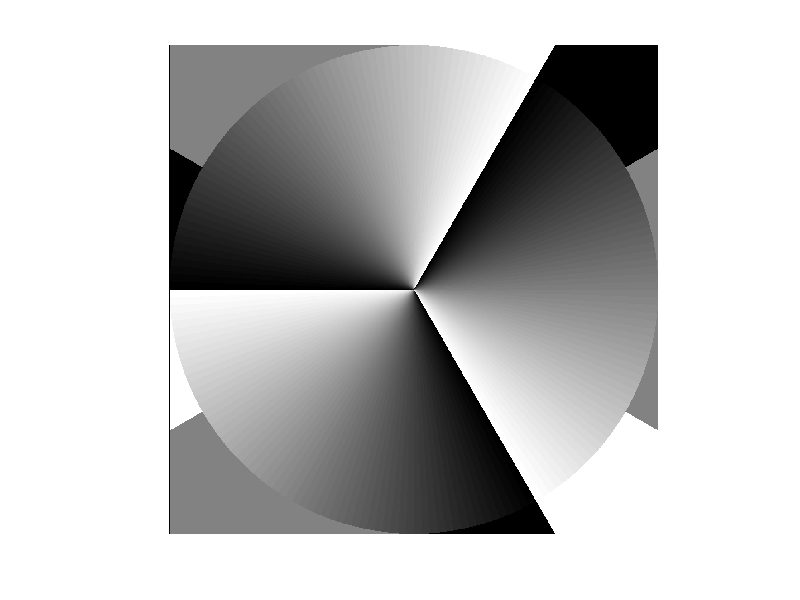

Write MATLAB code to recreate this figure. (Note: this script raises an error after producing the figure.)
%%%Full path calculation of light propagation
%%%
%%%%unit: um

clear all;
clc;

global lamda k n1 NA fo
lamda=800e-3;                                                               % wavelength
k=2*pi/lamda;                                                               % propagation (wave) constant free space
n1 = 1.514;                                                                 % refractive index of oil-immersion objective lens
NA = 1.4;                                                                   % numerical aperture of the objective
Mo = 100;                                                                   % magnification of the lens
F = 180e3;                                                                  % tube length
fo=F./Mo;                                                                   % objective focal length (F=tube Length, M=magnification)
R=fo.*NA./n1;                                                               % objective back aperture (radius)

my0=1080;                                                                   
mx0=1080;                                                                   % resolution of the input plane
pixel0=8;                                                                   % pixel size
L0=(mx0-1)*pixel0;                                                          % dimension of input plane
[xx,yy]=meshgrid(-(my0-1)/2:(my0-1)/2,-(my0-1)/2:(my0-1)/2);
Aperture=sign(1-sign(xx.^2+yy.^2-((my0-1)./2).^2));                         % circular aperture
A0=Aperture;
% %%%%%%%%%%%%%%%%%%%%%%%%%%%%%                                             % here define the input phase profile, e.g. a hologram or a continuous phase 
% g=double(imread('CGHEE1080.bmp'));g=g./255.*2.*pi;                        % hologram 
g=3.*atan2(yy,xx);
g=A0.*exp(1i.*g);                                                           % 3-fold helical vortex
figure
imshow(angle(g),[]);
%%%%%%%%%%%%%%%%%%%%%%%%%%%%%%%%%%%%%%%%%%%%%%%%%%%%%%%%%%%%%%%%%%%%%%%%%%%%% calculate the light after propagation d
d=600e3;                                                                    % propagation distance
L=4*L0;                                                                     % desired dimension of imaging plane
x1start=-L./2;                                                              % start positon x
x1end=L./2;                                                                 % end position x
y1start=-L./2;                                                              % start positon y
y1end=L./2;                                                                 % end position y
mx1=1080;                                                                   % desired resolution of imaging plane
my1=1080;
%%%%%%%%%%%%%%%%%%%%%%%%%%%%%%%%%%%%%%%%%%%%%%%%%%%%
[g1,pixel1]=Scalar_Bluestein(g,mx0,my0,pixel0,d,x1start,x1end,y1start,y1end,mx1,my1);
%%%%%%%%%%%%%%%%%%%%%%%%%%%%%%%%%%%%%%%%%%%%%%%%%%%%
x1=linspace(x1start,x1end,mx1); 
y1=linspace(y1start,y1end,my1);
[x1,y1]=meshgrid(x1,y1); 
% figure
% surf(x1,y1,abs(g1).^2), axis equal, axis tight, view([0, 270]), colorbar, shading interp;
%%%%%%%%%%%%%%%%%%%%%%%%%%%%%%%%%%%%%%%%%%%%%%%%%%%%%%%%%%%%%%%%%%%%%%%%%%%%%%

%%%%%%%%%%%%%%%%%%%%%%%%%%%%%%%%%%%%%%%%%%%%%%%%%%%%%%%%%%%%%%%%%%%%%%%%%%%%% propagation through a lens
f=600e3;                                                                    % lens focal lenght 600mm
g1=g1.*exp(-1i.*k./2./f.*(x1.^2+y1.^2));                                    % transmittance function 
%%%%%%%%%%%%%%%%%%%%%%%%%%%%%%%%%%%%%%%%%%%%%%%%%%%%%%%%%%%%%%%%%%%%%%%%%%%%%%%calculate the light after propagation d
d=800e3;
L=2.*L0;
x2start=-L./2;
x2end=L./2;
y2start=-L./2;
y2end=L./2;
mx2=1080;
my2=1080;
%%%%%%%%%%%%%%%%%%%%%%%%%%%%%%%%%%%%%%%%%%%%%%%%%%%%
[g1,pixel2]=Scalar_Bluestein(g1,mx1,my1,pixel1,d,x2start,x2end,y2start,y2end,mx2,my2);
%%%%%%%%%%%%%%%%%%%%%%%%%%%%%%%%%%%%%%%%%%%%%%%%%%%%
x2=linspace(x2start,x2end,mx2); 
y2=linspace(y2start,y2end,my2); 
[x2,y2]=meshgrid(x2,y2); 
% figure
% surf(x2,y2,abs(g1).^2), axis equal, axis tight, view([0, 270]), colorbar, shading interp;
% figure
% imshow(angle(g1),[]);
%%%%%%%%%%%%%%%%%%%%%%%%%%%%%%%%%%%%%%%%%%%%%%%%%%%%%%%%%%%%%%%%%%%%%%%%%%%%%%%propagation through a lens
f=200e3;                                                                    % lens focal length
g1=g1.*exp(-1i.*k./2./f.*(x2.^2+y2.^2));                                    % transmittance function
%%%%%%%%%%%%%%%%%%%%%%%%%%%%%%%%%%%%%%%%%%%%%%%%%%%%%%%%%%%%%%%%%%%%%%%%%%%%%%%alculate the light after propagation d
d=200e3+1.8e3;
L=2*R;
x3start=-L./2;
x3end=L./2;
y3start=-L./2;
y3end=L./2;
mx3=1080;
my3=1080;
%%%%%%%%%%%%%%%%%%%%%%%%%%%%%%%%%%%%%%%%%%%%%%%%%%%%
[g1,pixel3]=Scalar_Bluestein(g1,mx2,my2,pixel2,d,x3start,x3end,y3start,y3end,mx3,my3);
%%%%%%%%%%%%%%%%%%%%%%%%%%%%%%%%%%%%%%%%%%%%%%%%%%%%
x3=linspace(x3start,x3end,mx3); 
y3=linspace(y3start,y3end,my3);
[x3,y3]=meshgrid(x3,y3);
figure
surf(x3,y3,abs(g1).^2), axis equal, axis tight, view([0, 270]), colorbar, shading interp;
figure
imshow(angle(g1),[]);

%%%%%%%%%%%%%%%%%%%%%%%%%%%%%%%%%%%%%%%%%%%%%%%%%%%%%%%%%%%%%%%%%%%%%%%%%%%%vector diffraction xy plane
M = mx3;                                                                   % resolution of input plane
[xx,yy]=meshgrid(-(M-1)/2:(M-1)/2,-(M-1)/2:(M-1)/2);
[xx,yy]=meshgrid(-(M-1)/2:(M-1)/2,-(M-1)/2:(M-1)/2);
Aperture2=sign(1-sign(xx.^2+yy.^2-((M-1)./2).^2));                          % circular aperture
my=500;                                                                     % desired resolution in the imaging plane
mx=500;
startx = -5*lamda;                                                          % start position x
endx = 5*lamda;                                                             % end position x
starty = -5*lamda;                                                          % start position y
endy = 5*lamda;                                                             % end position y
z = 0e0;                                                                    % position shift along the optical axis
%%%%%%%%%%%%%%                                                              % polarization; corresponds to apodization functions, here Sine condition is used;
% polar='x';
% polar='y';
polar='rc';
% polar='lc';
% polar='ra';
% polar='az';
%%%%%%%%%%%%%%%%%%%%%%%%%%%%%%%%%%%%%%%%%%%%%%%%%%%%%%%%%%%%%%%%%           % input light amplitude and phase
E=g1.*Aperture2;
% E(thh>asin(NA./n1))=0;                                                    % remove parts outside numerical aperture
% figure
% surf(m, n,angle(E)), title 'on the obj. pup.',axis equal, axis tight, view([0, 270]), colorbar, shading interp
%%%%%%%%%%%%%%%%%%%%%%%%%%%%%%%%%%%%%%%%%%%%%%%%%%%%                        % vector diffraction using Bluestein method
[Ex Ey Ez] = Vector_Bluestein(E,M,polar,startx,endx,starty,endy,z,mx,my);
%%%%%%%%%%%%%%%%%%%%%%%%%%%%%%%%%%%%%%%%%%%%%%%%%%%%%%%%%%%%%%%%%%%%%%%%%%%%%%%%%%%%%%%%%%%%%%%%%%%%%%%%%%%%%%%%%%%%%%%%
%%%%%%%%%%%%%%%%                                                            % calculation of intensity for each component
Ix = abs(Ex).^2;
Iy = abs(Ey).^2;
Iz = abs(Ez).^2;
I = Ix+Iy+Iz;                                                               % total intensity
Imax=max(max(I));
%%%%%%%%%%%%%%%%%%%%%%%%%%%%                                                % calibrate field dimensions
x = linspace(startx,endx,mx);
y = linspace(starty,endy,my);
figure
surfc(x./lamda,y./lamda,I./Imax), colormap hot, axis equal, view([180, -90]),shading interp
%%%%%%%%%%%%%%%%%%%%%%%%%%%%%%%%%%%%%%%%%%%%%%%%%%%%%%%%%                   % vector diffraction yz plane
startz=-2*lamda;                                                            % start position z
endz=2*lamda;                                                               % end position z
startx =0;
endx = 0;
starty = -2*lamda;                                                          % start position y
endy = 2*lamda;                                                             % end position y
mz=50;                                                                      % desired resolution z
my=100;                                                                     % desired resolution y
mx=1;

II=zeros(my,mz);
h=waitbar(0,'Caculating XZ plane...');
index=0;
loop=mz;
for z=linspace(startz,endz,mz)
    [Ex Ey Ez] = Vector_Bluestein(E,M,polar,startx,endx,starty,endy,z,mx,my);
    %%%%%%%%%%%%%%%%%%%%%%%%%%%%%%%%%%%%%%%%%%%%%%%%%%%%%%%%%%%%%%%%%%%%%%%%%%%%%%%%%%%%%%%%%%%%%%%%%%%%%%%%%%%%%%%%%%%%%%%%
    Ix = abs(Ex).^2;
    Iy = abs(Ey).^2;
    Iz = abs(Ez).^2;
    I = Ix+Iy+Iz;
    index=index+1;
    waitbar(index./loop)
    II(:,index)=I(:,round((mx+1)/2));
end
close(h);

IImax=max(max(II));

z=linspace(startz,endz,mz);
y=linspace(starty,endy,my);
figure
surfc(z./lamda,y./lamda,II./IImax), colormap hot, axis equal, view([180, -90]),
shading interp
